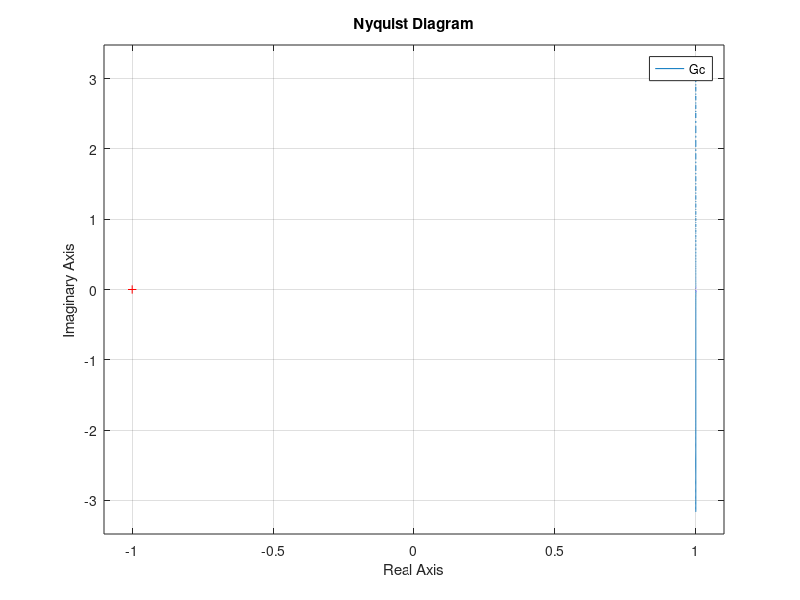
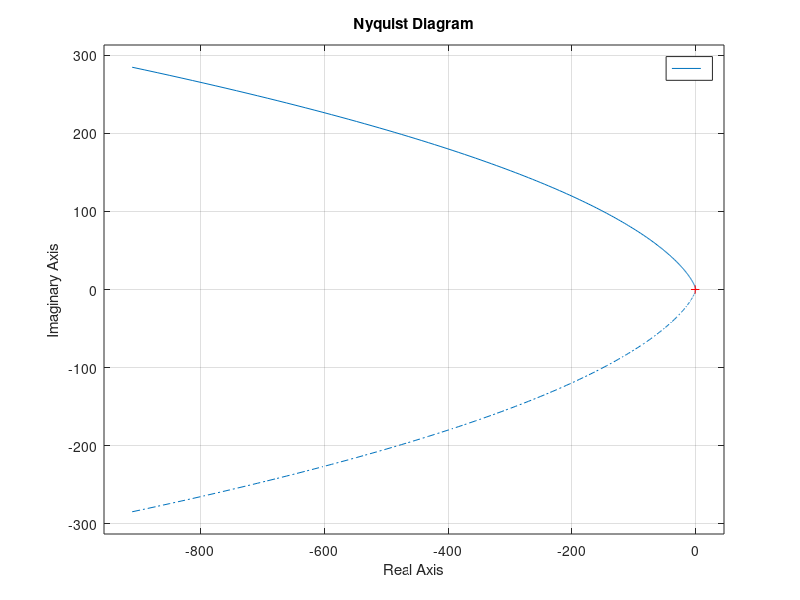
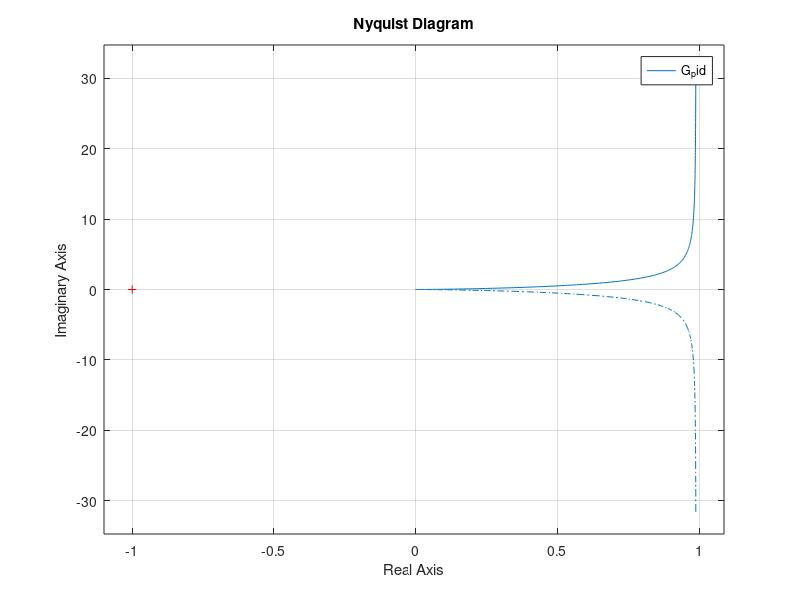
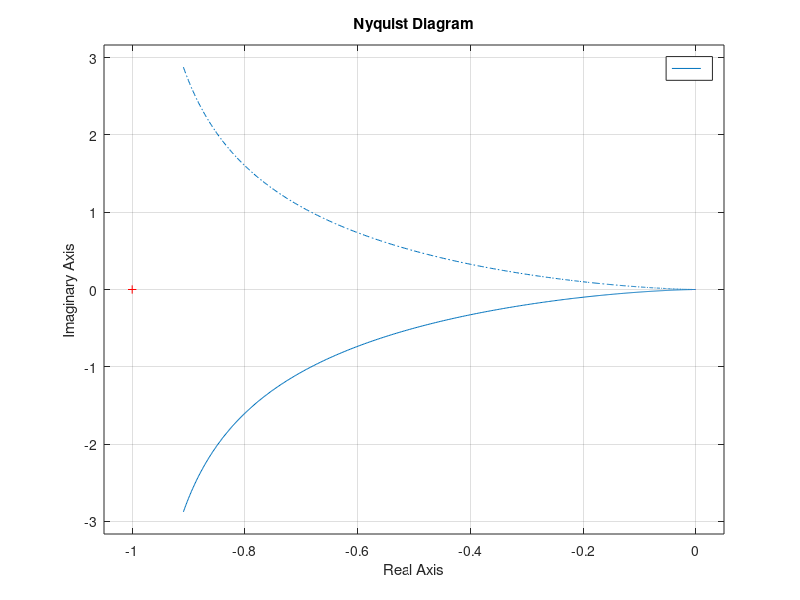

These charts were generated, in order, by the following MATLAB code:

R1 = 1e3;
R2 = 1e3;
C = 1e-6;
C1 = C;
K = 1;

%Prelab 1
Gc = tf([R2*C*R1, R1], [1, 0]);
figure;
nyquist(Gc);

%Prelab 2
k = 10;
tau = .1;

Gm = tf([k], [tau 1 0]);
figure;
nyquist(Gc*Gm);

% Postlab

Gc_pid = tf(conv([-R2*C -1], [R1*C1 R2]),[R1*C1 1+R2]);
G_pid = Gc_pid*Gm;
figure; nyquist(G_pid);

Gc_k = tf([K], [1]);
figure; nyquist(Gc_k*Gm);

G_vel = tf([k], [tau 1 k]);
figure; nyquist(G_vel*Gm)